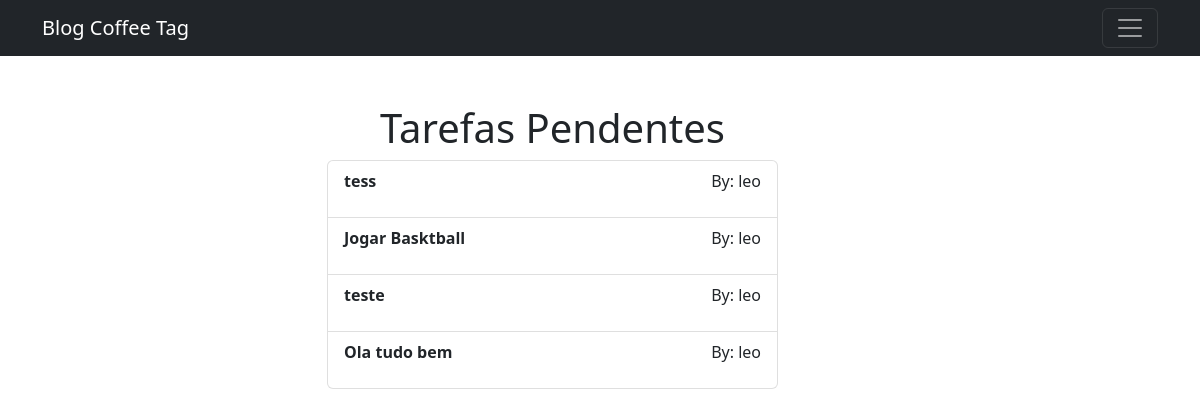
Page /exibir_tarefas_completadas (signed in) on the committed database.
### task/models.py (models this page shows, shortened)
class Task(models.Model):
    title = models.CharField(max_length=100)
    describe = models.TextField(blank=True)
    created = models.DateTimeField(null=True)
    datecompleted = models.DateTimeField(null=True)
    important =  models.BooleanField(default=False)
    user = models.ForeignKey(User, on_delete=models.CASCADE)

### task/views.py (the view)
# urls.py: path('exibir_tarefas_completadas', views.exibir_tarefas_completadas, name='exibir_tarefas_completadas'),
@login_required
def exibir_tarefas_completadas(request):
    tasks = Task.objects.filter(user=request.user, datecompleted__isnull=False).order_by
    ('-datecompleted')
    return render(request, 'tasks.html', { 'tasks' : tasks })

### task/templates/tasks.html
{% extends 'menu.html' %}
{% block content %}
<main class="container mt-5">
    <div class="row">
        <div class="col-md-5 offset-md-3">
            <h1 class="text-center">  Tarefas Pendentes </h1>
                <ul class="list-group">
                    {% for task in tasks %}
                    <a class="list-group-item" href="{% url 'task_detalhe'  task.id %}">
                            <header class="d-flex justify-content-between">
                                {% if task.important %}
                                    <strong class="fw-bold text-success">  {{task.title}}</strong>
                                {% else %}
                                <p class="fw-bold"> {{task.title}} </p>
                                {% endif %}
                                <p> By: {{ task.user.username }}</p>
                            </header>
                    {% endfor %}
                </ul>
        </div>
    </div>
</main>
{% endblock %}

### task/templates/menu.html (shortened to what this page needs)
<!DOCTYPE html>
<html lang="pt-br">
    <head>
        <link href="https://cdn.jsdelivr.net/npm/bootstrap@5.2.2/dist/css/bootstrap.min.css" rel="stylesheet">
    </head>
    <body>
        <nav class="navbar navbar-dark bg-dark">
            <div class="container">
              <a class="navbar-brand" href="#">Blog Coffee Tag</a>
              <button class="navbar-toggler" type="button" data-bs-toggle="offcanvas" data-bs-target="#offcanvasNavbar" aria-controls="offcanvasNavbar">
                <span class="navbar-toggler-icon"></span>
              </button>
            </div>
          </nav>
          {% block content %}
          {% endblock %}
    </body>
</html>

### rows in the picture
Task: title "tess", user.username "leo"
Task: title "Jogar Basktball", user.username "leo"
Task: title "teste", user.username "leo"
Task: title "Ola tudo bem", user.username "leo"
